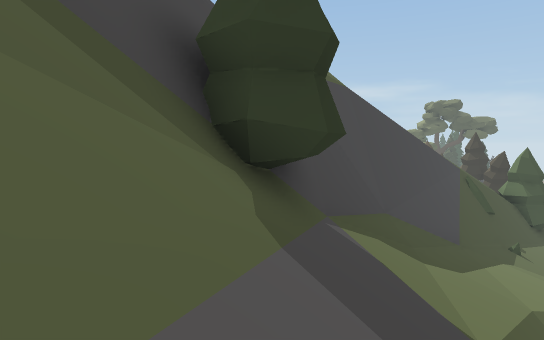
view 1 (above)

23 first-person views from a walk through a 3-D level made in the Unity game engine. The camera is 1.5 m above the floor, tilts 4° down and sees 75° across. The floor is counted in squares, 2 m on a side. Each view is taken from the middle of a square. On the plan, view 1 faces up. The plan holds only what a view shows up to about 11 squares ahead; the rest is blank. The place goes on beyond the plan. The player character is not drawn. Some surface patterns are stand-ins.

view 2
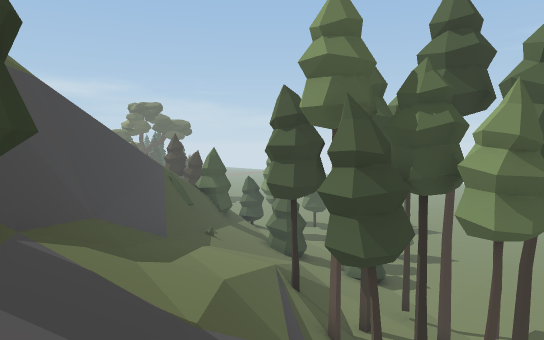

view 3
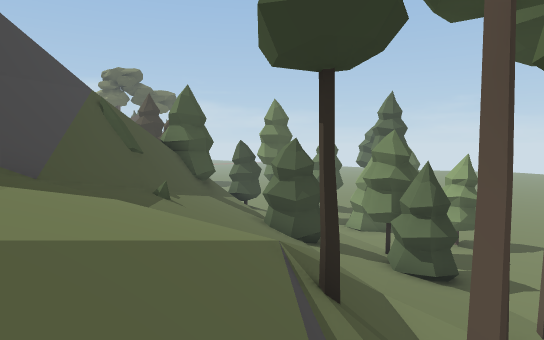

view 4
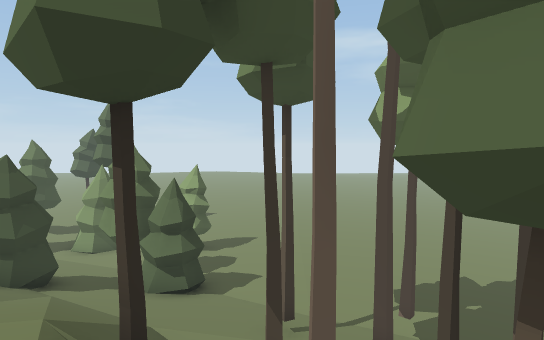

view 5
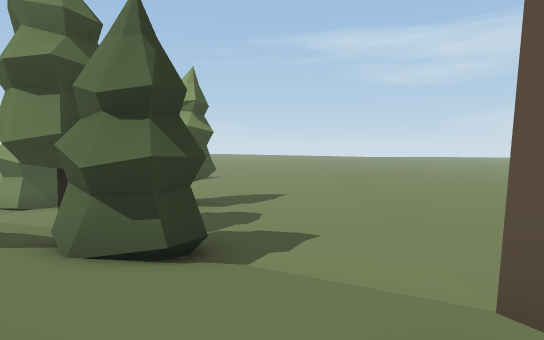

view 6
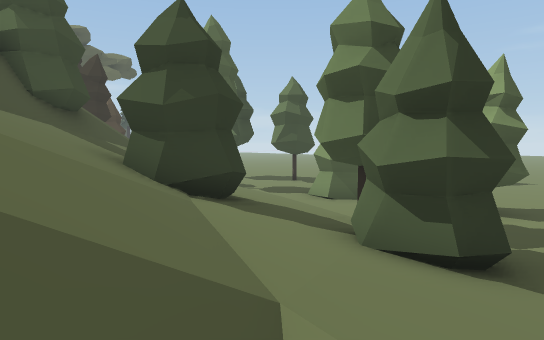

view 7
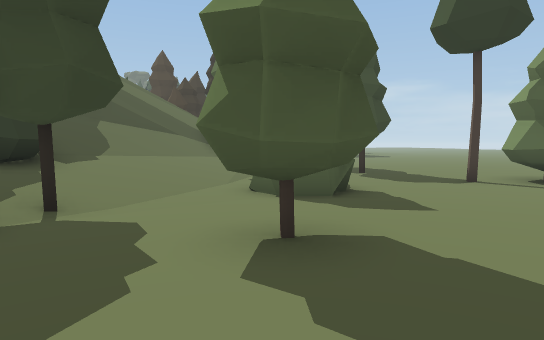

view 8
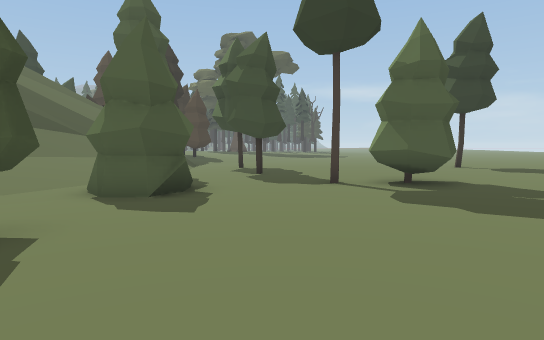

view 9
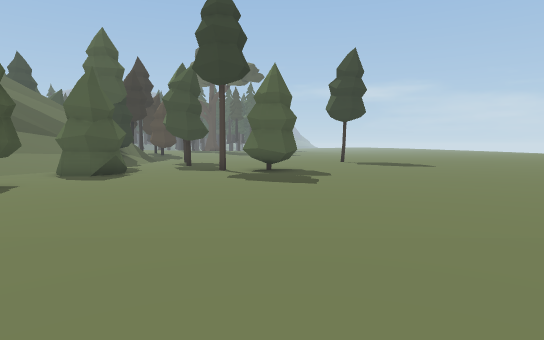

view 10
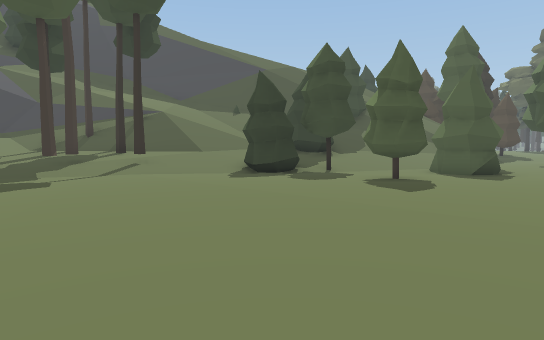

view 11
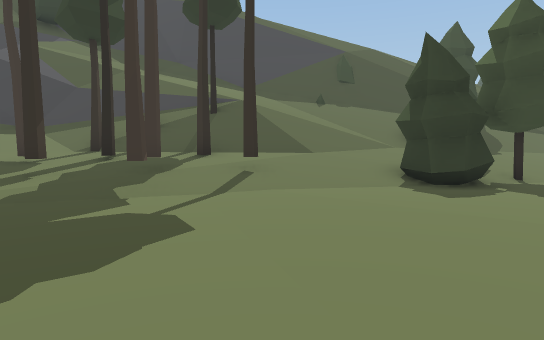

view 12
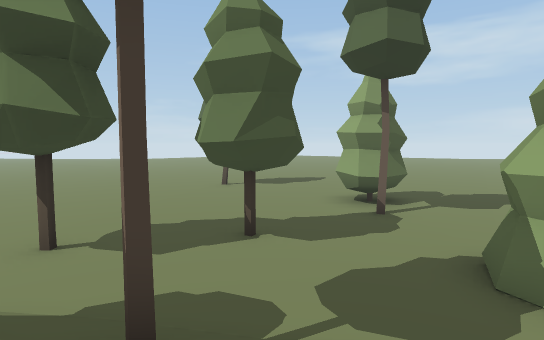

view 13
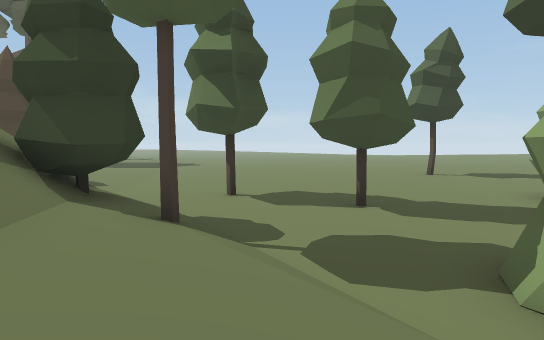

view 14
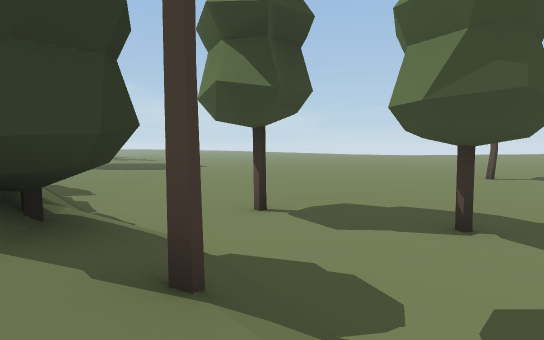

view 15
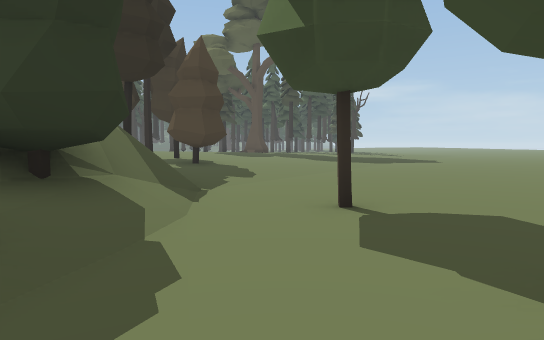

view 16
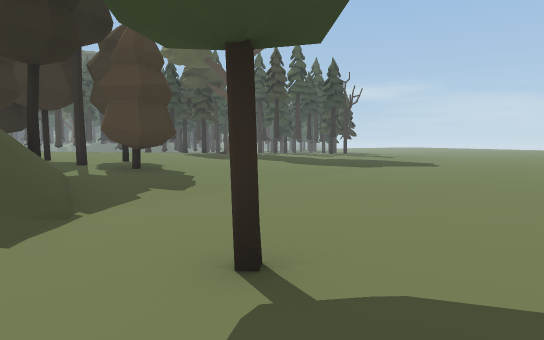

view 17
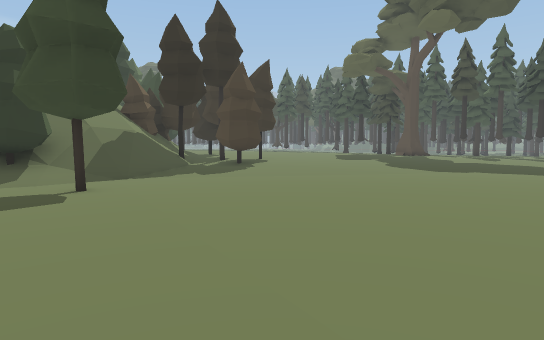

view 18
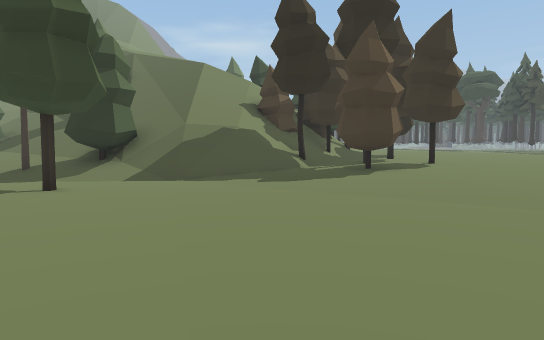

view 19
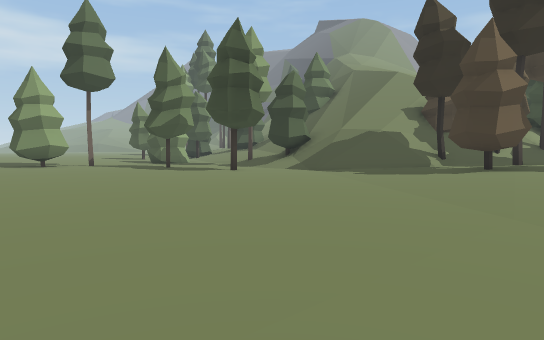

view 20
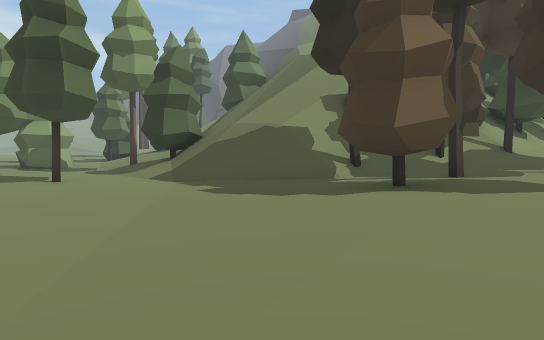

view 21
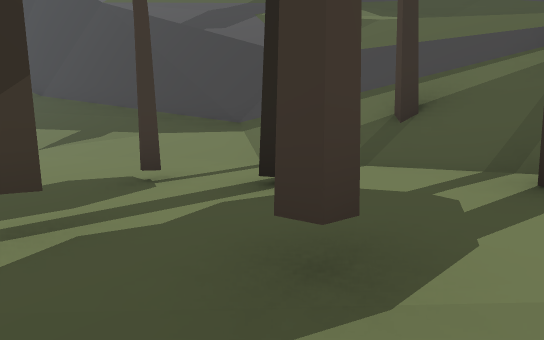

view 22
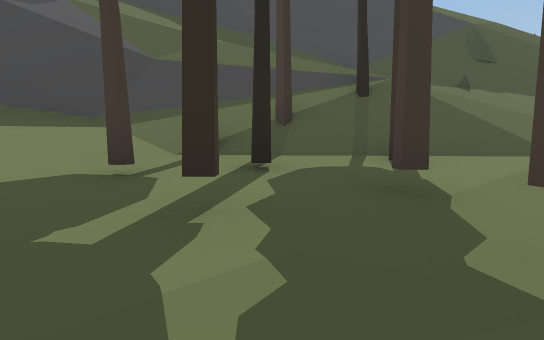

view 23
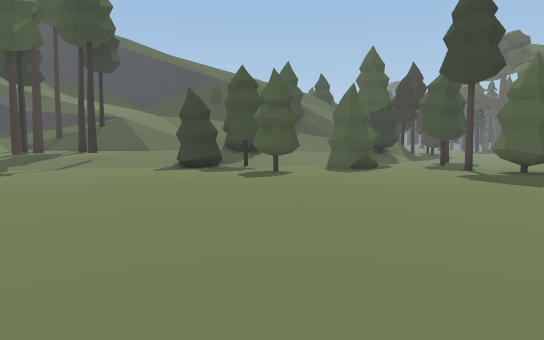

### Floor plan
Key: @ floor where view 1 was taken; # wall or solid block; x gap in a wall; . main floor; : floor 0.75 m higher than the main floor; + floor 4.75 m higher than the main floor; * floor 5.5 m higher than the main floor; % floor 6.25 m higher than the main floor; / step, stairs or slope; = window, fence, low wall or low ledge; v drop or lower ground; T pine tree.
Columns run from 2 left of view 1 to 26 right of it. Each row starts with its distance up from view 1.
 27                ..............
 26             /..#.............
 25            ###...x#..........
 24            T###/..#..........
 23                 #/...........
 22                #/=..........
 21               ///#=.........
 20               /////..........
 19                ////..........
 18                 /##..#.......
 17                  #=..........
 16               /////..........
 15             ###//.....#......
 14           /v#///:............
 13         /vv#////.......#.#...
 12        /v##////:...##....#...
 11       /v##////##...##........
 10      /##//////:..............
  9    //##/// ///:..............
  8    v##/*+////:.##..#.........
  7    =#/%*+////..##............
  6    #//%//#//:................
  5  v#////////T.................
  4  v#////=//:..................
  3 v#////#=/:T.#...............
  2 #////##/:T...#..............
  1  ///v#//:..T................
  0   @v#//:....................

Positions as (right, up) in squares from view 1, and headings:
1: (0, 0), facing up
2: (0, 0), facing up-right
3: (4, 4), facing up-right
4: (4, 5), facing right
5: (9, 6), facing right
6: (9, 6), facing up-right
7: (17, 5), facing up
8: (20, 5), facing up
9: (23, 1), facing up
10: (21, 0), facing up-left
11: (16, 0), facing up-left
12: (14, 15), facing right
13: (14, 12), facing up-right
14: (15, 14), facing up-right
15: (18, 14), facing up
16: (19, 16), facing up
17: (26, 16), facing up-left
18: (25, 22), facing left
19: (26, 27), facing down-left
20: (21, 27), facing down-left
21: (11, 3), facing left
22: (11, 0), facing up-left
23: (25, 0), facing up-left
